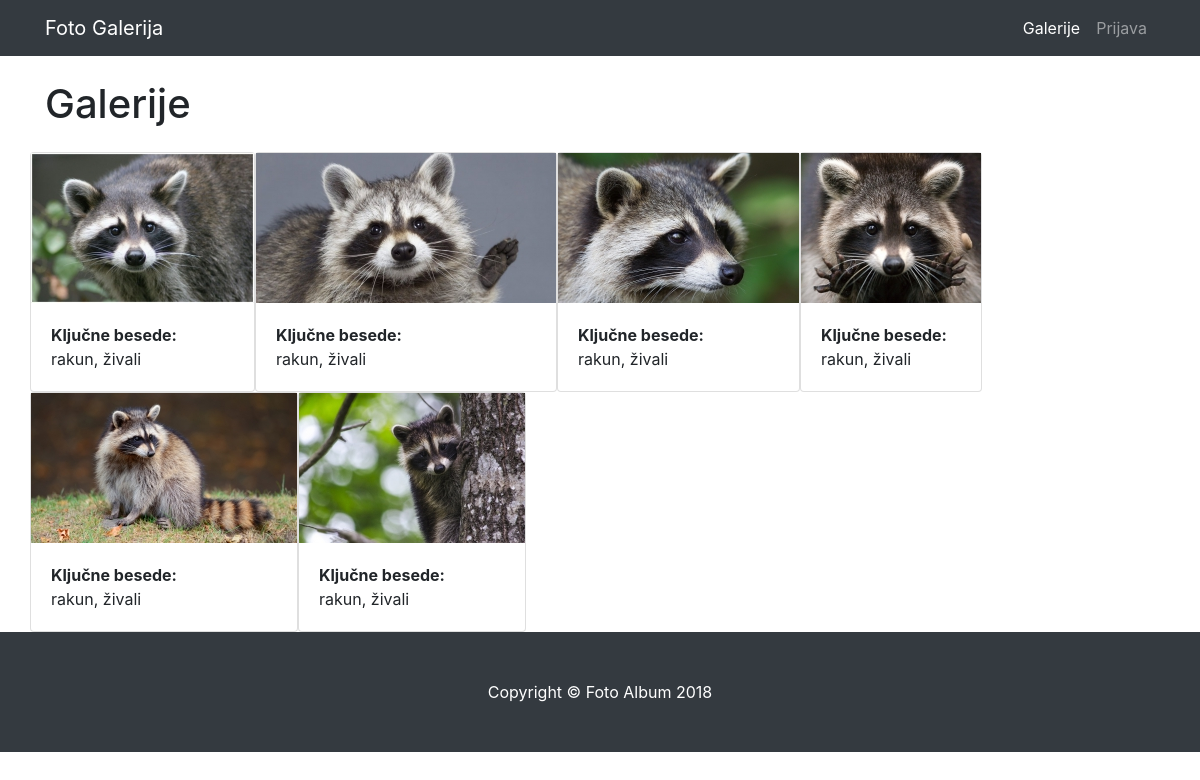
The page /galerija.php?id=29 on the database its author committed.
### tables this page shows
CREATE TABLE `galerija` (
  `ID` int(11) NOT NULL,
  `album_id` varchar(10) NOT NULL,
  `naslov_galerije` varchar(1000) NOT NULL,
  `slika_galerija` varchar(1000) NOT NULL,
  `tagi` varchar(500) NOT NULL,
  `status` varchar(20) NOT NULL
);

### galerija.php (the view, shortened to what this page needs)
<?php
include "glava.php";
include "meni.php";
include "povezi.php";
?>
<link href="vendor/litebox-master/assets/css/litebox.css" rel="stylesheet" type="text/css" media="all" />
    <div class="container">
      <h1 class="my-4">Galerije</h1>
	<div class="row">
<?php
$id_album_galerija = $_REQUEST["id"];
$result = mysqli_query($povezi,"SELECT * FROM galerija WHERE album_id='$id_album_galerija' AND status='procesiranje'");
while ($row = mysqli_fetch_assoc($result)){
$tagi=$row['tagi'];
$slika=$row['slika_galerija'];
$out = str_replace(',', ', ', $tagi);
echo "<div class='card h-100'>
		<a href='admin/nalozene_slike_galerija/$slika' class='inline-block galerija'>
		<img src='admin/zmanjsane_slike_galerija/$slika' height='100%' width='100%' class='inline-block'/></a>
	<div class='card-body'>
              <p class='card-text'><b>Ključne besede: </b><br>$out</p>
            </div>
	</div>";
?>
<?php } ?>
	</div>
</div>
<?php include "noga.php"; ?>

### css/3-col-portfolio.css (style rules this page uses)
body { padding-top: 54px; }
@media (min-width: 992px) { body { padding-top: 56px; } }

### rows shown on the page
galerija: slika_galerija (picture), tagi "rakun, živali"
galerija: slika_galerija (picture), tagi "rakun, živali"
galerija: slika_galerija (picture), tagi "rakun, živali"
galerija: slika_galerija (picture), tagi "rakun, živali"
galerija: slika_galerija (picture), tagi "rakun, živali"
galerija: slika_galerija (picture), tagi "rakun, živali"
